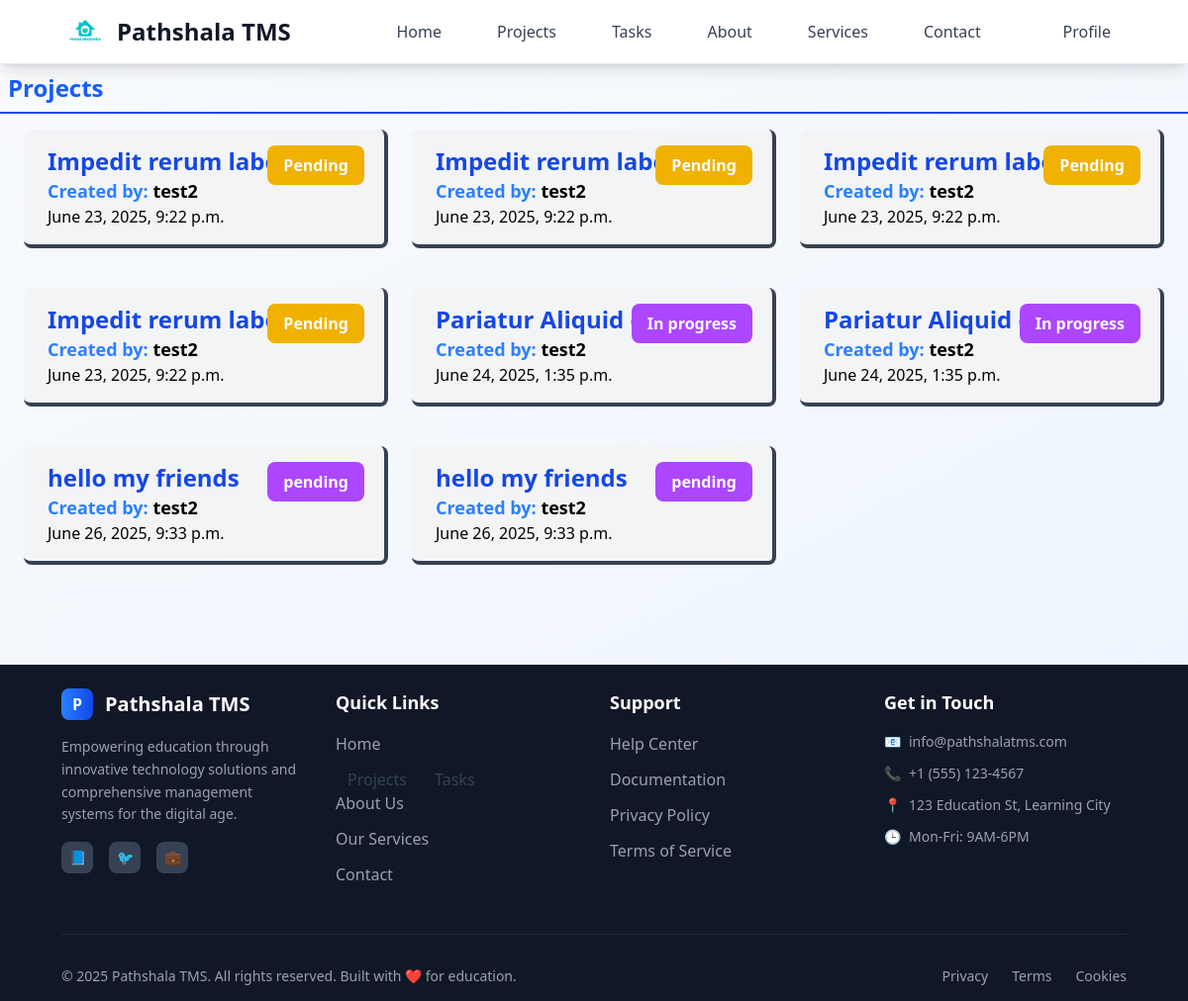
Screenshot of /employee/projects (signed in) with the database file from the repository.
### tasks/models.py (models this page shows)
class Task(models.Model):
    class StatusOptions(models.TextChoices):
        PENDING = "Pending", "Pending"
        IN_PROGRESS = "In Progress", "In Progress"
        COMPLETED = "Completed", "Completed"
        CANCELED = "Canceled", "Canceled"
    class TaskPriorityOPtion(models.TextChoices):
        LOW="Low",'Low'
        MEDIUM="Medium",'Medium'
        HIGH="High",'High'
    title = models.CharField(max_length=30)
    description = models.TextField(null=True, blank=True)
    user = models.ForeignKey(User, on_delete=models.CASCADE, related_name="tasks")
    project = models.ForeignKey(Project, on_delete=models.CASCADE)
    assigned_user = models.ForeignKey( User, on_delete=models.SET_NULL, related_name="assigned_tasks", null=True, blank=True)
    status = models.CharField(choices=StatusOptions, default=StatusOptions.PENDING)
    priority=models.CharField(choices=TaskPriorityOPtion,default=TaskPriorityOPtion.LOW)
    deadline=models.DateField( null=True, blank=True)
    created_at = models.DateTimeField(auto_now_add=True, editable=False)
    updated_at = models.DateTimeField(auto_now=True, editable=False)
    attachment = models.FileField(blank=True, null=True, upload_to=attachment_path)

### projects/models.py (models this page shows, shortened)
class Project(models.Model):
    class StatusOption(models.TextChoices):
        PENDING="Pending","Pending"
        IN_PROGRESS= "In progress","In progress"
        COMPLETED="Completed","completed"
        CANCELED= "Canceled","canceled"
    title=models.CharField(max_length=25)
    description=models.TextField( max_length=50 ,blank=True )
    user=models.ForeignKey(User,on_delete=models.CASCADE)
    created_at=models.DateTimeField( editable=False, auto_now_add=True)
    status=models.CharField(choices=StatusOption,default=StatusOption.PENDING)
    update_at=models.DateTimeField( auto_now=True, null=True, blank=True,editable=False)

### projects/views.py (the view)
# urls.py: path('projects',employeeProjects),
@login_required(login_url="/login")
def employeeProjects(request):
    user=request.user
    if user.profile.role=="employee":
        tasks=Task.objects.filter(assigned_user=user)
        return render(request,"pages/employee/project/project_page.html",{"tasks":tasks})
    else:
        redirect('/employer/projects')

### templates/pages/employee/project/project_page.html (shortened to what this page needs)
{% extends 'layouts/main.html' %} {% block content %}
<div class="flex flex-col">
  <div class="flex p-2 mb-2 justify-between border-b-2 border-blue-700">
    <h1 class="text-blue-600 text-center text-2xl font-bold">Projects</h1>
  </div>
  {%if tasks%}
  <div class="grid grid-cols-1 md:grid-cols-2 lg:grid-cols-3 gap-6 mx-6">
    {% for task in tasks %}
    <a href="/employee/project-details/{{task.project.id}}">
      <div
        class="relative bg-gray-100 hover:bg-gray-200 hover:scale-[102%] transition:ease-in-out duration-300 border-b-4 border-r-4 border-gray-700 rounded-lg py-4 px-6 my-2"
      >
        <div>
          <div class="text-2xl font-bold text-blue-700">
            {{ task.project.title }}
          </div>
        </div>
        <span
          class="{% if task.project.status == 'Canceled' %} bg-red-500 {% elif task.project.status == 'Completed' %}bg-green-500 {% elif task.project.status == 'Pending' %}bg-yellow-500 {% elif task.project.status == 'In Progress' %}bg-blue-500 {% else %}bg-purple-500 {% endif %} absolute top-0 right-5 z-5 px-4 py-2 rounded-lg text-white font-bold my-4"
        >
          {{ task.project.status }}
        </span>
        <div class="text-lg font-semibold">
          <span class="text-blue-500">Created by: </span>{{ task.project.user }}
        </div>
        <div>{{ task.project.created_at }}</div>
      </div>
    </a>
    {% endfor %}
  </div>
  {%endif%}
</div>
{% endblock %}

### rows the page displays
Task: project "Impedit rerum labor", project.status "Pending", project.user "test2", project.created_at "June 23, 2025, 9:22 p.m."
Task: project "Impedit rerum labor", project.status "Pending", project.user "test2", project.created_at "June 23, 2025, 9:22 p.m."
Task: project "Impedit rerum labor", project.status "Pending", project.user "test2", project.created_at "June 23, 2025, 9:22 p.m."
Task: project "Impedit rerum labor", project.status "Pending", project.user "test2", project.created_at "June 23, 2025, 9:22 p.m."
Task: project "Pariatur Aliquid qu", project.status "In progress", project.user "test2", project.created_at "June 24, 2025, 1:35 p.m."
Task: project "Pariatur Aliquid qu", project.status "In progress", project.user "test2", project.created_at "June 24, 2025, 1:35 p.m."
Task: project "hello my friends", project.status "pending", project.user "test2", project.created_at "June 26, 2025, 9:33 p.m."
Task: project "hello my friends", project.status "pending", project.user "test2", project.created_at "June 26, 2025, 9:33 p.m."
